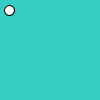
Frame 1 (no input)
Frame 60 (the mouse pressed at the canvas centre just before this capture): identical to frame 1, image omitted
Frame 120 (the mouse held since frame 60 and released just before this capture): identical to frame 1, image omitted

The Processing sketch that drew this single still picture (run headless with seeded random() and noise(); from frame 60 on, the mouse is pressed at the canvas centre):

// Processing sketch: slippery_dot
// ── slippery_dot.pde
 // 1. Create three integer variables to represent the x, y, and the size of the ellipse
    int x=9;  int y=10;  int s=10;   
    void setup() {
      // 2. Set the size of your sketch
    size(100,100);
    }
    
    void draw() {
      // 3. Set the background color of your sketch
      background(#36CEC3);
      // 4. Draw an ellipse. Make sure it fits in the window.
      // Use the variables created at the top of the sketch, 
      // for the location and size of your ellipse
    ellipse(x,y,s,s);
    }
    
    void mousePressed() {
      //5. Create an integer variable called distance
      int d=10;
      //6. Set the value of the distance variable to the value returned by the getDistance method
      //   Pass the mouse's x and y (mouseX and mouseY) and the x and y of your ellipse to the method.
        
         d= getDistance(x,y,mouseX,mouseY);
          
      //7.  Use an if statement to check if the distance variable is < the radius of the ellipse
      //    If it is, set a new x and y for the ellipse, using a random location on the window
      //    Hint: Use the Processing random() function
       
      if(d<s){
     x=(int) random(0,width);   
      y= (int)random(40,height);  
    }
    }   
    int getDistance(int x1, int y1, int x2, int y2) {
      return (int)Math.sqrt(Math.pow((x1-x2),2) + Math.pow((y1-y2),2));
    }
